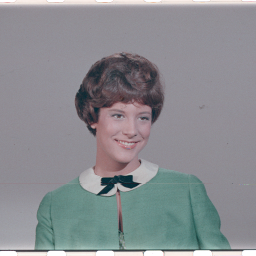
%> input picture Lab3_Image_Processing/lab3_part1/images/4.1.03.tiff, 256 x 256 px; its folder holds only this picture in this run
$ octave lab3day1automator.m   (GNU Octave 9; MATLAB toolbox functions it lacks are replaced by stand-ins)
%> lines starting %> are read from the running program, lines starting %| are printed output that depends on the picture
### Lab3_Image_Processing/lab3_part1/getImgData.m
function [ RGBimg, R, G, B, LABimg, L, a, b, HSVimg ] = getImgData( imgFile )
%> called with imgFile = './images/4.1.03.tiff'
% Gets image file (path) and returns a set of data to be used later for
% image processing.
RGBimg = imread(imgFile);
%> RGBimg is the input picture: size 256x256x3 uint8; mean R, G, B 137.6, 140, 144
R = RGBimg(:,:,1);
G = RGBimg(:,:,2);
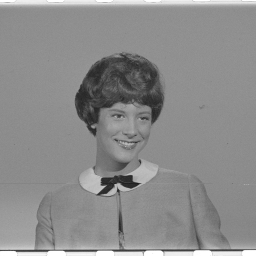
%> G: size 256x256 uint8; min 28, max 255, mean 140
B = RGBimg(:,:,3);
[L, a, b] = rgb2lab(RGBimg);
LABimg = cat(3, L, a, b);
HSVimg = rgb2hsv(double(RGBimg)./255);  % [0, 255] scaled to [0, 1]
end

### Lab3_Image_Processing/lab3_part1/rgb2lab.m
function [L,a,b] = rgb2lab(R,G,B)
%RGB2LAB Convert an image from RGB to CIELAB
%
% function [L, a, b] = RGB2Lab(R, G, B)
% function [L, a, b] = RGB2Lab(I)
% function I = RGB2Lab(...)
%
% RGB2Lab takes red, green, and blue matrices, or a single M x N x 3 image,
% and returns an image in the CIELAB color space.  RGB values can be
% either between 0 and 1 or between 0 and 255.  Values for L are in the
% range [0,100] while a and b are roughly in the range [-110,110].  The
% output is of type double.
%
% This transform is based on ITU-R Recommendation BT.709 using the D65
% white point reference. The error in transforming RGB -> Lab -> RGB is
% approximately 10^-5.
%
% See also LAB2RGB.

% By Mark Ruzon from C code by Yossi Rubner, 23 September 1997.
% Updated for MATLAB 5 28 January 1998.
% Updated for MATLAB 7 30 March 2009.

if nargin == 1
  B = double(R(:,:,3));
%> B: size 256x256 double
  G = double(R(:,:,2));
%> G: size 256x256 double
  R = double(R(:,:,1));
%> R: size 256x256 double
end

if max(max(R)) > 1.0 || max(max(G)) > 1.0 || max(max(B)) > 1.0
  R = double(R) / 255;
  G = double(G) / 255;
  B = double(B) / 255;
end

% Set a threshold
T = 0.008856;

[M, N] = size(R);
%> M = 256; N = 256
s = M * N;
%> s = 65536
RGB = [reshape(R,1,s); reshape(G,1,s); reshape(B,1,s)];

% RGB to XYZ
MAT = [0.412453 0.357580 0.180423;
       0.212671 0.715160 0.072169;
       0.019334 0.119193 0.950227];
XYZ = MAT * RGB;

% Normalize for D65 white point
X = XYZ(1,:) / 0.950456;
Y = XYZ(2,:);
Z = XYZ(3,:) / 1.088754;

XT = X > T;
%> XT = 65536 logical values, 65536 true
YT = Y > T;
%> YT = 65536 logical values, 65536 true
ZT = Z > T;
%> ZT = 65536 logical values, 65536 true

Y3 = Y.^(1/3);

fX = XT .* X.^(1/3) + (~XT) .* (7.787 .* X + 16/116);
fY = YT .* Y3 + (~YT) .* (7.787 .* Y + 16/116);
fZ = ZT .* Z.^(1/3) + (~ZT) .* (7.787 .* Z + 16/116);

L = reshape(YT .* (116 * Y3 - 16.0) + (~YT) .* (903.3 * Y), M, N);
a = reshape(500 * (fX - fY), M, N);
b = reshape(200 * (fY - fZ), M, N);
%> in getImgData, `LABimg = cat(3, L, a, b);`: LABimg: size 256x256x3 double; mean of channels 1, 2, 3 78.4, -0.2, -1.5
%> in getImgData, `HSVimg = rgb2hsv(double(RGBimg)./255);`: HSVimg: size 256x256x3 double; mean H, S, V 0.675, 0.104, 0.577
%> the loop `for i=1:3:255` made 12 passes
%> (distNewOriginal in distortionPercentage, distortionPerc in distortionPercentage, DistPercOrig2HungryBlue) on passes 1 to 12: (22200.1, 0.431, 0.431), (89408.5, 1.74, 1.74), (157557.5, 3.06, 3.06), (226686.7, 4.4, 4.4), (296839.2, 5.76, 5.76), (368062.1, 7.15, 7.15), (440407.1, 8.55, 8.55), (513931.7, 9.98, 9.98), (588700.2, 11.43, 11.43), (664785.3, 12.91, 12.91), (742270.6, 14.42, 14.42), (821254, 15.95, 15.95)
%> after the loop `for i=1:3:255`: hungryAmount = 31

if nargout < 2
  L = cat(3,L,a,b);
end

### Lab3_Image_Processing/lab3_part1/hungryBlue.m
function [ hungryBlueRGB, hungryBlueLAB] = hungryBlue( RGBimg, amount )
% Performs a "hungry blue" distortion by  specified amount
R = RGBimg(:,:,1);
G = RGBimg(:,:,2);
B = RGBimg(:,:,3);
newB = B - amount;
hungryBlueRGB = cat(3, R, G, newB);
[newL, newa, newb] = rgb2lab(hungryBlueRGB);
%> in hungryBlue (call 13), `hungryBlueLAB = cat(3, newL, newa, newb);`: hungryBlueLAB: size 256x256x3 double; mean of channels 1, 2, 3 77.9, -3.9, 9.1
hungryBlueLAB = cat(3, newL, newa, newb);
end

### Lab3_Image_Processing/lab3_part1/distortionPercentage.m
function [ distortionPerc] = distortionPercentage( original, new )
% Computes distortion in percentage
tmp1 = original(:, :, 1);
LABorigin = cat(3, zeros(size(tmp1)), zeros(size(tmp1)), zeros(size(tmp1)));
distNewOriginal = evalDistance(new, original);
distOriginalLABorigin = evalDistance(original, LABorigin);
distortionPerc = (distNewOriginal/distOriginalLABorigin)*100;

end

### Lab3_Image_Processing/lab3_part1/valueEq.m
function [ histeqRGB, histeqHSV ] = valueEq( HSVimg )
% Returns modified image after equalizing the Value histogram
% Get channels
H = HSVimg(:,:,1);
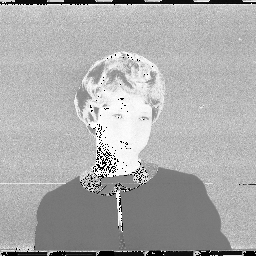
%> H: size 256x256 double; min 0, max 0.996, mean 0.675
S = HSVimg(:,:,2);
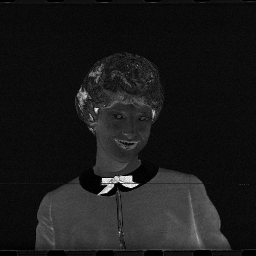
%> S: size 256x256 double; min 0, max 0.982, mean 0.104
V = HSVimg(:,:,3);
% Perform equalization and create new image matrices
newV = histeq(V);
histeqHSV = cat(3, H, S, newV);
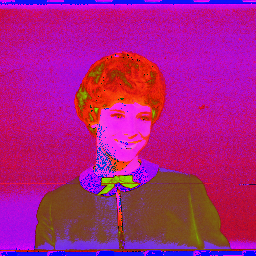
%> histeqHSV: size 256x256x3 double; mean R, G, B 0.675, 0.104, 0.515
histeqRGB = uint8(hsv2rgb(histeqHSV).*255);
end

### Lab3_Image_Processing/lab3_part1/powImgColor.m
function [ Pimage ] = powImgColor( RGBimg )
% Computes image power given an RGBimg following the equation in the slides
% Extract channels
RGBimgScaled = double(RGBimg)./255;
R = RGBimgScaled(:,:,1);
G = RGBimgScaled(:,:,2);
B = RGBimgScaled(:,:,3);
Pimage = 7.362;     % C, static power
for i= 1:numel(R)
    Ppixel = 9.080*R(i).^3 - 2.225*R(i).^2 + 2.92*R(i) - 0.072 + 5.706*G(i).^3 + 2.38*G(i).^2 + 1.63*G(i) - 0.003 + 18.66*B(i).^3 - 2.46*B(i).^2 + 6.71*B(i) - 0.11;
    Pimage = Pimage + Ppixel;
end
end

### Lab3_Image_Processing/lab3_part1/evalDistance.m
function [ distance ] = evalDistance( img1, img2 )
% Given two input LAB space images computes the distance b/n them
% Extract channels
L1 = img1(:,:,1);
L2 = img2(:,:,1);
a1 = img1(:,:,2);
a2 = img2(:,:,2);
b1 = img1(:,:,3);
b2 = img2(:,:,3);
distance = 0.0;
for i= 1:numel(L1)
    distance = distance + sqrt((L1(i) - L2(i)).^2+(a1(i) - a2(i)).^2+(b1(i) - b2(i)).^2);
end
end

### Lab3_Image_Processing/lab3_part1/PowSavings.m
function [ PowSavePerc ] = PowSavings( PowOrig, PowNew )
% Returns percentage of power savings
PowSavePerc = ((PowOrig - PowNew)./PowOrig).*100;
end

### Lab3_Image_Processing/lab3_part1/lab3day1automator.m
targetHB = 15.0;    % fix a X% distortion for hungry blue distortion
hungryAmount = 0;
resultsFile = fopen(strcat('resultsDay1HB', string(targetHB)), 'w')
fprintf(resultsFile, 'Filename      PowOriginal PowHungryBlue PowHistEq DistPercOrig2HungryBlue  DistPercOrig2HistEq    PowSaveOrig2HungryBlue    PowSaveOrig2HistEq     hungryAmount\n');
files = dir('./images/*.tiff');
for file = files'
    [ RGBorig, R, G, B, LABorig, L, a, b, HSVorig ] = getImgData( strcat('./images/' ,file.name) );
    for i=1:3:255   % loop through various hungry blue distortions to find the target one
        [ hungryBlueRGB, hungryBlueLAB] = hungryBlue( RGBorig, i );
        DistPercOrig2HungryBlue = distortionPercentage( LABorig, hungryBlueLAB );
        if(DistPercOrig2HungryBlue > targetHB)
            hungryAmount = i - 3;
            break
        end
    end
    [ hungryBlueRGB, hungryBlueLAB] = hungryBlue( RGBorig, hungryAmount );
    [ histeqRGB, histeqHSV ] = valueEq( HSVorig );
    [heqL, heqa, heqb] = rgb2lab(histeqRGB);
%> in rgb2lab (call 15), `R = double(R(:,:,1));`:
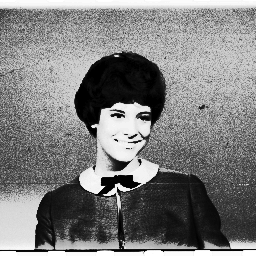
%> R: size 256x256 double; min 0, max 255, mean 125.7
%> in rgb2lab (call 15), `XT = X > T;`: XT = 65536 logical values, 64009 true
%> in rgb2lab (call 15), `ZT = Z > T;`: ZT = 65536 logical values, 64008 true
%> in rgb2lab (call 15), `a = reshape(500 * (fX - fY), M, N);`:
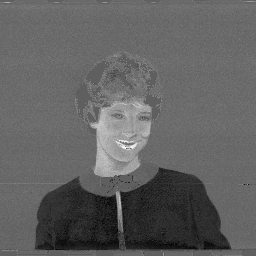
%> a: size 256x256 double; min -10.96, max 18.26, mean 0.239; drawn with min black and max white
%> in rgb2lab (call 15), `b = reshape(200 * (fY - fZ), M, N);`:
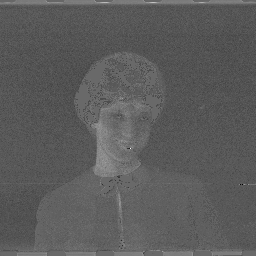
%> b: size 256x256 double; min -10.25, max 14.64, mean -1.26; drawn with min black and max white
    histeqLAB = cat(3, heqL, heqa, heqb);
%> histeqLAB: size 256x256x3 double; mean of channels 1, 2, 3 69.9, 0.2, -1.3
    PowOrig = powImgColor( RGBorig );
%> the loop in powImgColor, `for i= 1:numel(R)` made 65536 passes
%> (Ppixel, Pimage) on passes 1 to 3: (42.12, 49.49), (42.02, 91.51), (29.44, 121)
%> after the loop in powImgColor, `for i= 1:numel(R)`: Pimage = 775440.9
%> PowOrig = 775440.9
    PowHungryBlue = powImgColor( hungryBlueRGB );
%> the loop in powImgColor (call 2), `for i= 1:numel(R)` made 65536 passes
%> (Ppixel, Pimage) on passes 1 to 3: (35.86, 43.22), (35.76, 78.98), (24.92, 103.9)
%> PowHungryBlue = 622313.4
    PowHistEq = powImgColor( histeqRGB );
%> PowHistEq = 837349.2
    DistPercOrig2HungryBlue = distortionPercentage( LABorig, hungryBlueLAB );
%> DistPercOrig2HungryBlue = 14.42
    DistPercOrig2HistEq = distortionPercentage( LABorig, histeqLAB );
    PowSaveOrig2HungryBlue = PowSavings( PowOrig, PowHungryBlue );
    PowSaveOrig2HistEq = PowSavings( PowOrig, PowHistEq );
    fprintf(resultsFile, '%s   %e   %e   %e   %f   %f   %f   %f    %d\n', file.name, PowOrig, PowHungryBlue, PowHistEq, DistPercOrig2HungryBlue, DistPercOrig2HistEq, PowSaveOrig2HungryBlue, PowSaveOrig2HistEq, hungryAmount);
    subplot(1,3,1);
    subimage(RGBorig);
    subplot(1,3,2);
    subimage(hungryBlueRGB);
    subplot(1,3,3);
    subimage(histeqRGB);
    print(strcat('./imgcompar/', file.name),'-dpng');
end

files = dir('./images/*.png');
for file = files'
    [ RGBorig, R, G, B, LABorig, L, a, b, HSVorig ] = getImgData( strcat('./images/' ,file.name) );
    for i=1:3:255   % loop through various hungry blue distortions to find the target one
        [ hungryBlueRGB, hungryBlueLAB] = hungryBlue( RGBorig, i );
        DistPercOrig2HungryBlue = distortionPercentage( LABorig, hungryBlueLAB );
        if(DistPercOrig2HungryBlue > targetHB)
            hungryAmount = i - 3;
            break
        end
    end
    [ hungryBlueRGB, hungryBlueLAB] = hungryBlue( RGBorig, hungryAmount );
    [ histeqRGB, histeqHSV ] = valueEq( HSVorig );
    [heqL, heqa, heqb] = rgb2lab(histeqRGB);
    histeqLAB = cat(3, heqL, heqa, heqb);
    PowOrig = powImgColor( RGBorig );
    PowHungryBlue = powImgColor( hungryBlueRGB );
    PowHistEq = powImgColor( histeqRGB );
    DistPercOrig2HungryBlue = distortionPercentage( LABorig, hungryBlueLAB );
    DistPercOrig2HistEq = distortionPercentage( LABorig, histeqLAB );
    PowSaveOrig2HungryBlue = PowSavings( PowOrig, PowHungryBlue );
    PowSaveOrig2HistEq = PowSavings( PowOrig, PowHistEq );
    fprintf(resultsFile, '%s   %e   %e   %e   %f   %f   %f   %f    %d\n', file.name, PowOrig, PowHungryBlue, PowHistEq, DistPercOrig2HungryBlue, DistPercOrig2HistEq, PowSaveOrig2HungryBlue, PowSaveOrig2HistEq, hungryAmount);
    subplot(1,3,1);
    subimage(RGBorig);
    subplot(1,3,2);
    subimage(hungryBlueRGB);
    subplot(1,3,3);
    subimage(histeqRGB);
    print(strcat('./imgcompar/', file.name),'-dpng');
end
